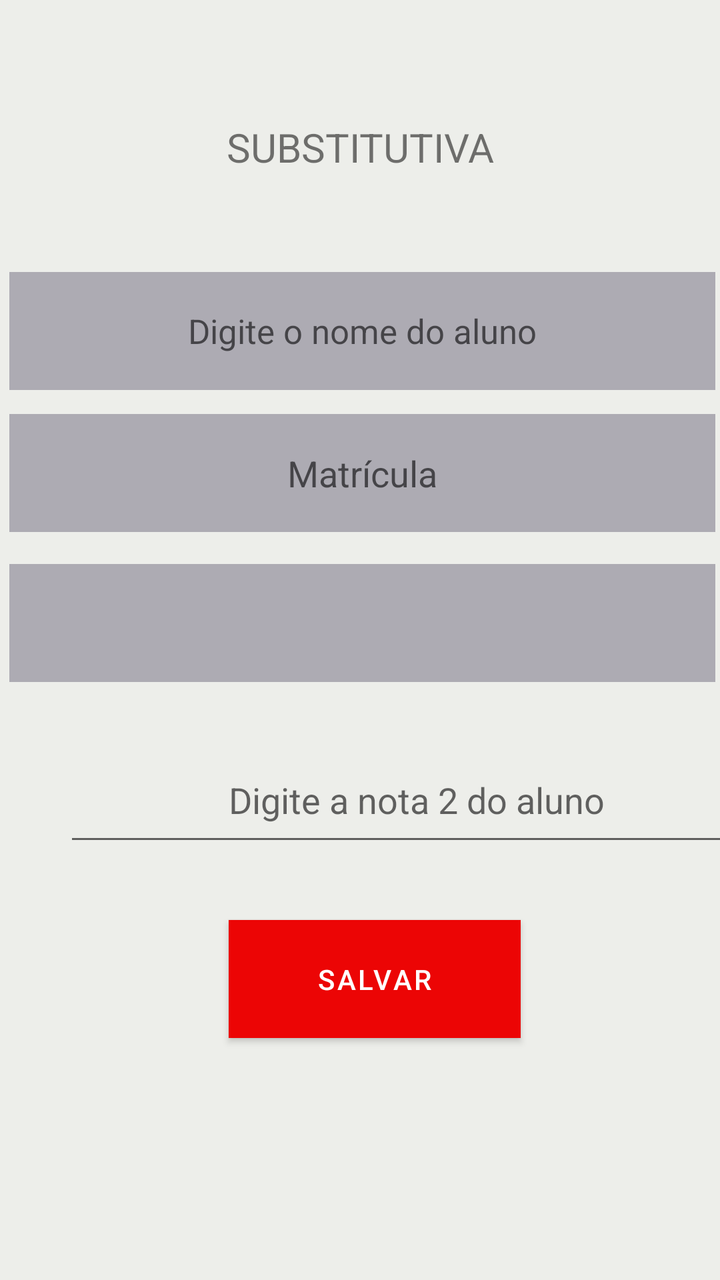
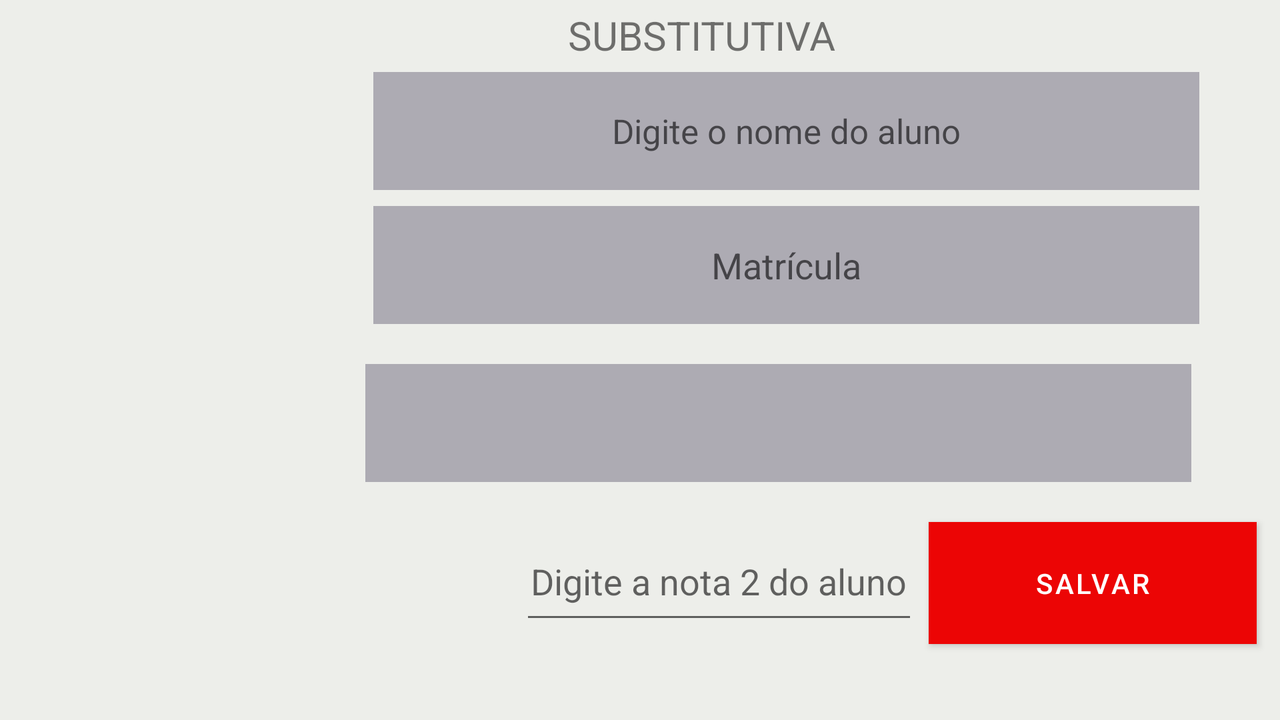

An Android layout and its configuration variant, each rendered on a device that would load it. The default file and the variant file are quoted in full after the pictures.
<!-- AndroidManifest.xml: application theme Theme.AppGestaoDeEnsino -->
<!-- res/layout/activity_formulario_substitutiva.xml -->
<?xml version="1.0" encoding="utf-8"?>
<androidx.constraintlayout.widget.ConstraintLayout xmlns:android="http://schemas.android.com/apk/res/android"
    xmlns:app="http://schemas.android.com/apk/res-auto"
    xmlns:tools="http://schemas.android.com/tools"
    android:layout_width="match_parent"
    android:background="#E4EBECE8"
    android:layout_height="match_parent"
    tools:context=".Activity.FormularioSubstitutivaActivity">

    <Button
        android:id="@+id/btnSalvar"
        android:layout_width="146dp"
        android:layout_height="59dp"
        android:layout_marginTop="32dp"
        android:layout_weight="1"
        android:background="#EC0505"
        android:text="@string/salvar_v1"
        app:layout_constraintEnd_toEndOf="parent"
        app:layout_constraintHorizontal_bias="0.535"
        app:layout_constraintStart_toStartOf="parent"

        app:layout_constraintTop_toBottomOf="@+id/etNota2" />

    <TextView
        android:layout_width="match_parent"
        android:layout_height="50dp"
        android:layout_marginTop="60dp"
        android:text="@string/titulo_substitutiva_v1"
        android:textAlignment="center"
        android:textSize="20dp"
        app:layout_constraintEnd_toEndOf="parent"
        app:layout_constraintHorizontal_bias="0.0"
        app:layout_constraintStart_toStartOf="parent"
        app:layout_constraintTop_toTopOf="parent">

    </TextView>

    <EditText
        android:id="@+id/etMatricula"
        android:layout_width="353dp"
        android:layout_height="59dp"
        android:layout_marginTop="12dp"
        android:background="#ADABB3"
        android:enabled="false"
        android:focusable="false"
        android:format="integer"
        android:hint="@string/digite_a_matricula_do_aluno_v1"
        android:inputType="number"
        android:maxLength="40"
        android:textAlignment="center"

        app:layout_constraintEnd_toEndOf="parent"
        app:layout_constraintHorizontal_bias="0.672"
        app:layout_constraintStart_toStartOf="parent"
        app:layout_constraintTop_toBottomOf="@+id/etNomeAluno" />

    <EditText
        android:id="@+id/etNota2"
        android:layout_width="353dp"
        android:layout_height="59dp"
        android:layout_marginStart="32dp"
        android:layout_marginTop="28dp"
        android:ems="10"
        android:hint="@string/digite_a_N2_do_aluno_v1"
        android:inputType="number"
        android:maxLength="2"
        android:minLines="1"
        android:textAlignment="center"
        app:layout_constraintStart_toStartOf="parent"
        app:layout_constraintTop_toBottomOf="@+id/etNota1" />

    <EditText
        android:id="@+id/etNota1"
        android:layout_width="353dp"
        android:layout_height="59dp"
        android:layout_marginTop="16dp"
        android:ems="10"
        android:background="#ADABB3"
        android:enabled="false"
        android:inputType="number"
        android:maxLength="40"
        android:minLines="1"
        android:textAlignment="center"
        app:layout_constraintEnd_toEndOf="parent"
        app:layout_constraintHorizontal_bias="0.672"
        app:layout_constraintStart_toStartOf="parent"
        app:layout_constraintTop_toBottomOf="@+id/etMatricula" />

    <EditText
        android:id="@+id/etNomeAluno"
        android:layout_width="353dp"
        android:layout_height="59dp"
        android:layout_marginTop="136dp"
        android:editable="false"
        android:textSize="17dp"
        android:textColor="@color/black"

        android:ems="10"
        android:enabled="false"
        android:background="#ADABB3"
        android:focusable="false"
        android:hint="@string/digite_o_nome_do_aluno_v1"
        android:inputType="textCapWords"
        android:maxLength="50"
        android:textAlignment="center"
        app:layout_constraintEnd_toEndOf="parent"
        app:layout_constraintHorizontal_bias="0.672"
        app:layout_constraintStart_toStartOf="parent"
        app:layout_constraintTop_toTopOf="parent" />

    <ImageView
        android:id="@+id/imageView"
        android:layout_width="95dp"
        android:layout_height="144dp"
        app:srcCompat="@drawable/image"
        tools:layout_editor_absoluteX="9dp" />

</androidx.constraintlayout.widget.ConstraintLayout>
<!-- resources referenced by this layout -->
<resources>
  <color name="black">#FF000000</color>
  <string name="digite_a_N2_do_aluno_v1">Digite a nota 2 do aluno</string>
  <string name="digite_a_matricula_do_aluno_v1">Matrícula</string>
  <string name="digite_o_nome_do_aluno_v1">Digite o nome do aluno</string>
  <string name="salvar_v1">Salvar</string>
  <string name="titulo_substitutiva_v1">SUBSTITUTIVA</string>
  <style name="Theme.AppGestaoDeEnsino" parent="Theme.MaterialComponents.DayNight.DarkActionBar">
          
          <item name="colorPrimary">#EC0505</item>
          <item name="colorPrimaryVariant">#E3041D</item>
          <item name="colorOnPrimary">@color/white</item>
          
          <item name="colorSecondary">@color/teal_200</item>
          <item name="colorSecondaryVariant">@color/teal_700</item>
          <item name="colorOnSecondary">@color/black</item>
          
          <item name="android:statusBarColor" tools:targetApi="l">?attr/colorPrimaryVariant</item>
          
      </style>
  <color name="white">#FFFFFFFF</color>
  <color name="teal_200">#FF03DAC5</color>
  <color name="teal_700">#FF018786</color>
</resources>
<!-- res/layout-land/activity_formulario_substitutiva.xml (the repository's variant of the layout above) -->
<!-- drawn on the phone turned sideways -->
<?xml version="1.0" encoding="utf-8"?>
<androidx.constraintlayout.widget.ConstraintLayout xmlns:android="http://schemas.android.com/apk/res/android"
    xmlns:app="http://schemas.android.com/apk/res-auto"
    xmlns:tools="http://schemas.android.com/tools"
    android:layout_width="match_parent"
    android:layout_height="match_parent"
    android:background="#E4EBECE8"
    tools:context=".Activity.FormularioSubstitutivaActivity">

    <EditText
        android:id="@+id/etNomeAluno"
        android:layout_width="413dp"
        android:layout_height="59dp"
        android:layout_marginTop="36dp"
        android:background="#ADABB3"
        android:editable="false"
        android:ems="10"

        android:enabled="false"
        android:focusable="false"
        android:hint="@string/digite_o_nome_do_aluno_v1"
        android:inputType="textCapWords"
        android:maxLength="50"
        android:textAlignment="center"
        android:textColor="@color/black"
        android:textSize="17dp"
        app:layout_constraintEnd_toEndOf="parent"
        app:layout_constraintHorizontal_bias="0.823"
        app:layout_constraintStart_toStartOf="parent"
        app:layout_constraintTop_toTopOf="parent" />

    <EditText
        android:id="@+id/etMatricula"
        android:layout_width="413dp"
        android:layout_height="59dp"
        android:layout_marginTop="8dp"
        android:background="#ADABB3"
        android:enabled="false"
        android:focusable="false"
        android:format="integer"
        android:hint="@string/digite_a_matricula_do_aluno_v1"
        android:inputType="number"
        android:maxLength="40"
        android:textAlignment="center"

        app:layout_constraintEnd_toEndOf="parent"
        app:layout_constraintHorizontal_bias="0.823"
        app:layout_constraintStart_toStartOf="parent"
        app:layout_constraintTop_toBottomOf="@+id/etNomeAluno" />

    <EditText
        android:id="@+id/etNota2"
        android:layout_width="199dp"
        android:layout_height="56dp"
        android:layout_marginStart="260dp"
        android:layout_marginTop="20dp"
        android:ems="10"
        android:hint="@string/digite_a_N2_do_aluno_v1"
        android:inputType="number"
        android:maxLength="2"
        android:minLines="1"
        android:textAlignment="center"
        app:layout_constraintStart_toStartOf="parent"
        app:layout_constraintTop_toBottomOf="@+id/etNota1" />

    <TextView
        android:layout_width="575dp"
        android:layout_height="34dp"
        android:layout_marginTop="4dp"
        android:text="@string/titulo_substitutiva_v1"
        android:textAlignment="center"
        android:textSize="20dp"
        app:layout_constraintEnd_toEndOf="parent"
        app:layout_constraintHorizontal_bias="0.974"
        app:layout_constraintStart_toStartOf="parent"
        app:layout_constraintTop_toTopOf="parent">

    </TextView>

    <Button
        android:id="@+id/btnSalvar"
        android:layout_width="164dp"
        android:layout_height="61dp"
        android:layout_marginTop="20dp"
        android:layout_weight="1"
        android:background="#EC0505"

        android:text="@string/salvar_v1"
        app:layout_constraintEnd_toEndOf="parent"
        app:layout_constraintHorizontal_bias="0.305"
        app:layout_constraintStart_toEndOf="@+id/etNota2"
        app:layout_constraintTop_toBottomOf="@+id/etNota1" />

    <EditText
        android:id="@+id/etNota1"
        android:layout_width="413dp"
        android:layout_height="59dp"
        android:layout_marginTop="20dp"
        android:background="#ADABB3"
        android:ems="10"
        android:enabled="false"
        android:inputType="number"
        android:maxLength="40"
        android:minLines="1"
        android:textAlignment="center"
        app:layout_constraintEnd_toEndOf="parent"
        app:layout_constraintHorizontal_bias="0.805"
        app:layout_constraintStart_toStartOf="parent"
        app:layout_constraintTop_toBottomOf="@+id/etMatricula" />

    <ImageView
        android:id="@+id/imageView"
        android:layout_width="193dp"
        android:layout_height="219dp"
        app:srcCompat="@drawable/image"
        tools:layout_editor_absoluteX="30dp"
        tools:layout_editor_absoluteY="61dp" />

</androidx.constraintlayout.widget.ConstraintLayout>
